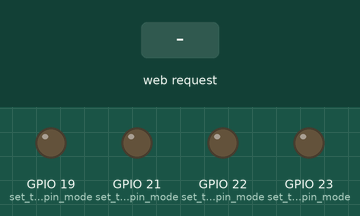
The sketch below on a simulated ESP32. On the bench: output pins drawn as LEDs (lit = HIGH). Inputs (shaded band) come from the test bench. WiFi joins after 1.5 s; servers stay silent unless stated; what the sketch prints to the serial monitor is not drawn.

Above: at 2.7 s.
2.8 s: HTTP request GET /23H received
At 3.5 s:
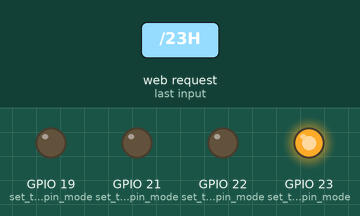
4.3 s: HTTP request GET /22H received
At 4.7 s:
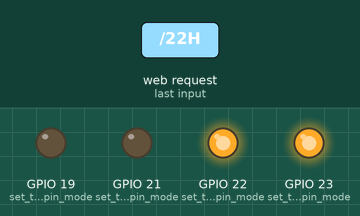
5.8 s: HTTP request GET /23L received
At 7.0 s:
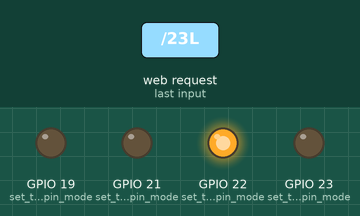
7.3 s: HTTP request GET /21H received
At 8.1 s:
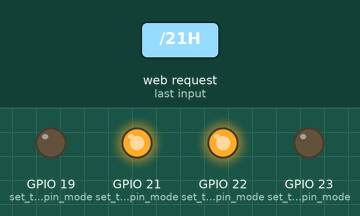
8.8 s: HTTP request GET /22L received
At 9.3 s:
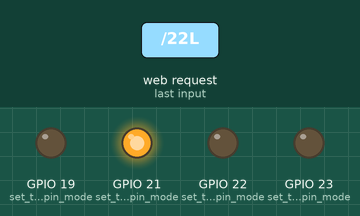
10.3 s: HTTP request GET /19H received
At 11.6 s:
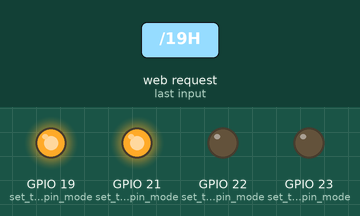
Timing chart, 0 to 12.8 s (numbered marks = the images above; inputs shaded):
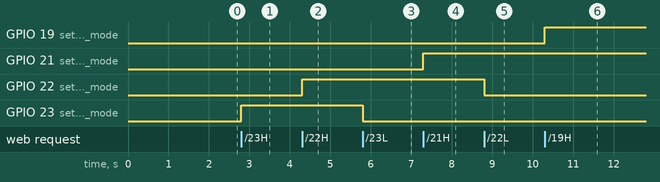

The sketch:

ESP32_Wifi_WebControl.ino
```cpp
#include <WiFi.h>

const char* ssid     = "SK_ 2.4G";
const char* password = "12345678";

WiFiServer server(80);

void setup()
{
  Serial.begin(115200);

  pinMode(23, OUTPUT);      // set the LED pin mode
  pinMode(22, OUTPUT);      // set the LED pin mode
  pinMode(21, OUTPUT);      // set the LED pin mode
  pinMode(19, OUTPUT);      // set the LED pin mode

  delay(10);

  // We start by connecting to a WiFi network

  Serial.println();
  Serial.println();
  Serial.print("Connecting to ");
  Serial.println(ssid);

  WiFi.begin(ssid, password);

  while (WiFi.status() != WL_CONNECTED) {
    delay(500);
    Serial.print(".");
  }

  Serial.println("");
  Serial.println("WiFi connected.");
  Serial.println("IP address: ");
  Serial.println(WiFi.localIP());

  server.begin();
}

int value = 0;

void loop() {
  WiFiClient client = server.available();   // listen for incoming clients

  if (client) {                             // if you get a client,
    Serial.println("New Client.");           // print a message out the serial port
    String currentLine = "";                // make a String to hold incoming data from the client
    while (client.connected()) {            // loop while the client's connected
      if (client.available()) {             // if there's bytes to read from the client,
        char c = client.read();             // read a byte, then
        Serial.write(c);                    // print it out the serial monitor
        if (c == '\n') {                    // if the byte is a newline character
          // if the current line is blank, you got two newline characters in a row.
          // that's the end of the client HTTP request, so send a response:
          if (currentLine.length() == 0) {
            // HTTP headers always start with a response code (e.g. HTTP/1.1 200 OK)
            // and a content-type so the client knows what's coming, then a blank line:
            client.println("HTTP/1.1 200 OK");
            client.println("Content-type:text/html");
            client.println();

            // the content of the HTTP response follows the header:
            client.print("Click <a href=\"/23H\">here</a> to turn the LED on pin 23 on.<br>");
            client.print("Click <a href=\"/23L\">here</a> to turn the LED on pin 23 off.<br>");
            client.print("<br>");

            client.print("Click <a href=\"/22H\">here</a> to turn the LED on pin 22 on.<br>");
            client.print("Click <a href=\"/22L\">here</a> to turn the LED on pin 22 off.<br>");
            client.print("<br>");

            client.print("Click <a href=\"/21H\">here</a> to turn the LED on pin 21 on.<br>");
            client.print("Click <a href=\"/21L\">here</a> to turn the LED on pin 21 off.<br>");
            client.print("<br>");

            client.print("Click <a href=\"/19H\">here</a> to turn the LED on pin 19 on.<br>");
            client.print("Click <a href=\"/19L\">here</a> to turn the LED on pin 19 off.<br>");
            client.print("<br>");

            // The HTTP response ends with another blank line:
            client.println();
            // break out of the while loop:
            break;
          } else {    // if you got a newline, then clear currentLine:
            currentLine = "";
          }
        } else if (c != '\r') {  // if you got anything else but a carriage return character,
          currentLine += c;      // add it to the end of the currentLine
        }

        // Check to see if the client request was "GET /xH" or "GET /xL":
        if (currentLine.endsWith("GET /23H")) {
          digitalWrite(23, HIGH);               // GET /H turns the LED on
        }
        if (currentLine.endsWith("GET /23L")) {
          digitalWrite(23, LOW);                // GET /L turns the LED off
        }

        if (currentLine.endsWith("GET /22H")) {
          digitalWrite(22, HIGH);               // GET /H turns the LED on
        }

        if (currentLine.endsWith("GET /22L")) {
          digitalWrite(22, LOW);                // GET /L turns the LED off
        }

        if (currentLine.endsWith("GET /21H")) {
          digitalWrite(21, HIGH);               // GET /H turns the LED on
        }
        if (currentLine.endsWith("GET /21L")) {
          digitalWrite(21, LOW);                // GET /L turns the LED off
        }

        if (currentLine.endsWith("GET /19H")) {
          digitalWrite(19, HIGH);               // GET /H turns the LED on
        }
        if (currentLine.endsWith("GET /19L")) {
          digitalWrite(19, LOW);                // GET /L turns the LED off
        }
      }
    }
    // close the connection:
    client.stop();
    Serial.println("Client Disconnected.");
  }
}
```

Measured:
- after the input at 2.8 s, GPIO 23 (set_the_LED_pin_mode): LOW → HIGH at once
- after the input at 4.3 s, GPIO 22 (set_the_LED_pin_mode): LOW → HIGH at once
- after the input at 5.8 s, GPIO 23 (set_the_LED_pin_mode): HIGH → LOW at once
- after the input at 7.3 s, GPIO 21 (set_the_LED_pin_mode): LOW → HIGH at once
- after the input at 8.8 s, GPIO 22 (set_the_LED_pin_mode): HIGH → LOW at once
- after the input at 10.3 s, GPIO 19 (set_the_LED_pin_mode): LOW → HIGH at once
